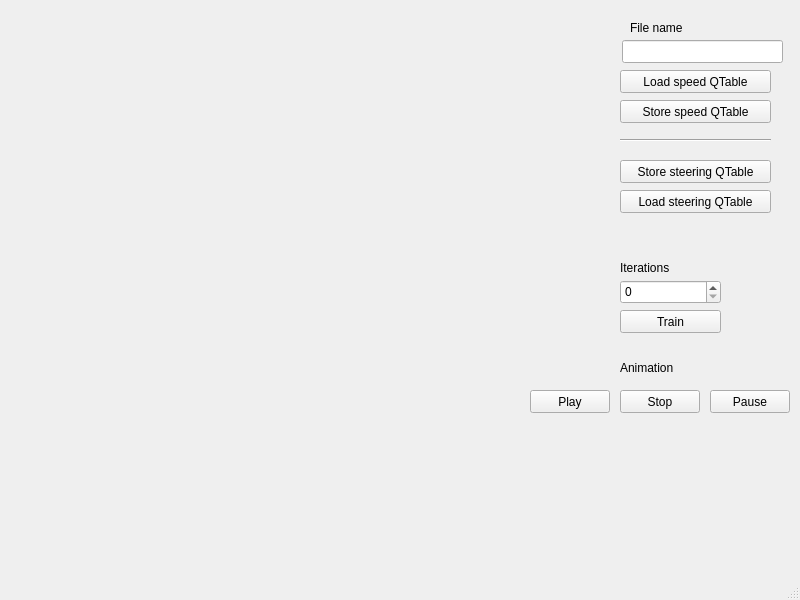
<?xml version="1.0" encoding="UTF-8"?>
<ui version="4.0">
 <class>MainWindow</class>
 <widget class="QMainWindow" name="MainWindow">
  <property name="geometry">
   <rect>
    <x>0</x>
    <y>0</y>
    <width>800</width>
    <height>600</height>
   </rect>
  </property>
  <property name="windowTitle">
   <string>MainWindow</string>
  </property>
  <widget class="QWidget" name="centralwidget">
   <widget class="QPushButton" name="playButton">
    <property name="geometry">
     <rect>
      <x>530</x>
      <y>390</y>
      <width>80</width>
      <height>23</height>
     </rect>
    </property>
    <property name="text">
     <string>Play</string>
    </property>
   </widget>
   <widget class="QPushButton" name="stopButton">
    <property name="geometry">
     <rect>
      <x>620</x>
      <y>390</y>
      <width>80</width>
      <height>23</height>
     </rect>
    </property>
    <property name="text">
     <string>Stop</string>
    </property>
   </widget>
   <widget class="QPushButton" name="pauseButton">
    <property name="geometry">
     <rect>
      <x>710</x>
      <y>390</y>
      <width>80</width>
      <height>23</height>
     </rect>
    </property>
    <property name="text">
     <string>Pause</string>
    </property>
   </widget>
   <widget class="QPushButton" name="trainButton">
    <property name="geometry">
     <rect>
      <x>620</x>
      <y>310</y>
      <width>101</width>
      <height>23</height>
     </rect>
    </property>
    <property name="text">
     <string>Train</string>
    </property>
   </widget>
   <widget class="QSpinBox" name="num_iterations">
    <property name="geometry">
     <rect>
      <x>620</x>
      <y>280</y>
      <width>101</width>
      <height>24</height>
     </rect>
    </property>
    <property name="maximum">
     <number>10000000</number>
    </property>
   </widget>
   <widget class="QLineEdit" name="file_name">
    <property name="geometry">
     <rect>
      <x>622</x>
      <y>40</y>
      <width>161</width>
      <height>23</height>
     </rect>
    </property>
   </widget>
   <widget class="QPushButton" name="qtable_load_sp">
    <property name="geometry">
     <rect>
      <x>620</x>
      <y>70</y>
      <width>151</width>
      <height>23</height>
     </rect>
    </property>
    <property name="text">
     <string>Load speed QTable</string>
    </property>
   </widget>
   <widget class="QPushButton" name="qtable_store_sp">
    <property name="geometry">
     <rect>
      <x>620</x>
      <y>100</y>
      <width>151</width>
      <height>23</height>
     </rect>
    </property>
    <property name="text">
     <string>Store speed QTable</string>
    </property>
   </widget>
   <widget class="Line" name="line">
    <property name="geometry">
     <rect>
      <x>620</x>
      <y>130</y>
      <width>151</width>
      <height>20</height>
     </rect>
    </property>
    <property name="orientation">
     <enum>Qt::Horizontal</enum>
    </property>
   </widget>
   <widget class="QPushButton" name="qtable_store_st">
    <property name="geometry">
     <rect>
      <x>620</x>
      <y>160</y>
      <width>151</width>
      <height>23</height>
     </rect>
    </property>
    <property name="text">
     <string>Store steering QTable</string>
    </property>
   </widget>
   <widget class="QPushButton" name="qtable_load_st">
    <property name="geometry">
     <rect>
      <x>620</x>
      <y>190</y>
      <width>151</width>
      <height>23</height>
     </rect>
    </property>
    <property name="text">
     <string>Load steering QTable</string>
    </property>
   </widget>
   <widget class="QLabel" name="label">
    <property name="geometry">
     <rect>
      <x>620</x>
      <y>360</y>
      <width>91</width>
      <height>16</height>
     </rect>
    </property>
    <property name="text">
     <string>Animation</string>
    </property>
   </widget>
   <widget class="QLabel" name="label_2">
    <property name="geometry">
     <rect>
      <x>620</x>
      <y>260</y>
      <width>91</width>
      <height>16</height>
     </rect>
    </property>
    <property name="text">
     <string>Iterations</string>
    </property>
   </widget>
   <widget class="QLabel" name="label_3">
    <property name="geometry">
     <rect>
      <x>630</x>
      <y>20</y>
      <width>91</width>
      <height>16</height>
     </rect>
    </property>
    <property name="text">
     <string>File name</string>
    </property>
   </widget>
  </widget>
  <widget class="QMenuBar" name="menubar">
   <property name="geometry">
    <rect>
     <x>0</x>
     <y>0</y>
     <width>800</width>
     <height>20</height>
    </rect>
   </property>
  </widget>
  <widget class="QStatusBar" name="statusbar"/>
 </widget>
 <resources/>
 <connections/>
</ui>
